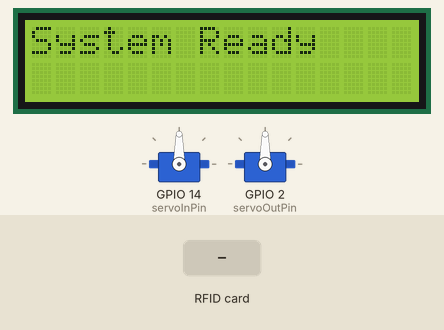
Bench run of a sketch on a simulated ESP32. Parts: 16×2 character LCD, 2 × servo. Wiring (inferred from the names in the program): 2 × IR receiver: data GPIO 15 / data GPIO 16. The test bench sets the inputs (shaded band). WiFi joins after 1.5 s; servers stay silent unless stated; uploads are accepted with an empty reply; what the sketch prints to the serial monitor is not drawn.

Above: at 3.3 s.
3.4 s: RFID card 5E 7A 19 C4 held to the reader
At 4.1 s:
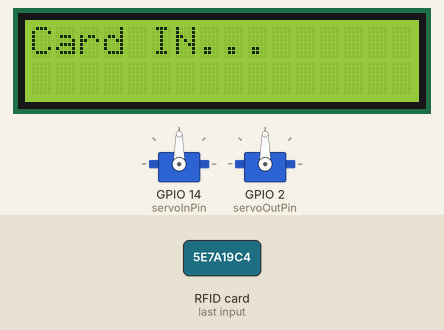
Timing chart, 0 to 6.4 s (numbered marks = the images above; inputs shaded):
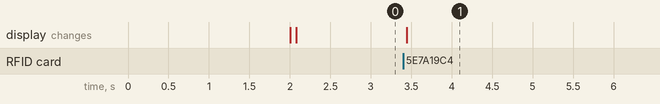

Measured:
- after the input at 3.4 s, the display: changes at once (image 1)

The sketch:

smart_parking.ino
```cpp
#include <WiFi.h>
#include <HTTPClient.h>
#include <SocketIoClient.h>
#include <SPI.h>
#include <MFRC522.h>
#include <ESP32Servo.h>
#include <Wire.h>
#include <LiquidCrystal_I2C.h>

const char* ssid = "wifiname";
const char* password = "passwordname";

const char* carServerUrl = "http://172.20.10.3:3000/api/cars/rfid";          // API RFID
const char* slotStatusServerUrl = "http://172.20.10.3:3000/api/parking-slot/slotStatus"; // API Slot
SocketIoClient socket;

// LCD
LiquidCrystal_I2C lcd(0x27, 16, 2);

// RFID
#define SS_PIN_IN 4
#define RST_PIN_IN 22
#define SS_PIN_OUT 5
#define RST_PIN_OUT 21
MFRC522 rfidIn(SS_PIN_IN, RST_PIN_IN);
MFRC522 rfidOut(SS_PIN_OUT, RST_PIN_OUT);

// IR sensor
#define IR_SENSOR_PIN_1 15
#define IR_SENSOR_PIN_2 16

// Servo
Servo servoIn;
Servo servoOut;
int servoInPin = 14;
int servoOutPin = 2;

// Lấy ID thẻ
String getCardID(MFRC522 rfid) {
  String cardID = "";
  for (byte i = 0; i < rfid.uid.size; i++) {
    cardID += String(rfid.uid.uidByte[i], HEX);
  }
  cardID.toUpperCase();
  return cardID;
}

// Gửi log RFID sang Node
void sendLog(String cardID, bool gate_in_status, bool gate_out_status) {
  if (WiFi.status() == WL_CONNECTED) {
    HTTPClient http;
    http.begin(carServerUrl);
    http.addHeader("Content-Type", "application/json");

    String payload = "{\"ma_the\": \"" + cardID + "\","
                     "\"trang_thai_cong_vao\": " + String(gate_in_status ? "true" : "false") + ","
                     "\"trang_thai_cong_ra\": " + String(gate_out_status ? "true" : "false") + "}";

    int httpResponseCode = http.POST(payload);
    Serial.print("HTTP Response code (sendLog): ");
    Serial.println(httpResponseCode);
    http.end();
  }
}

// Gửi trạng thái slot sang Node
void sendSlotStatus(bool sensor1, bool sensor2) {
  if (WiFi.status() == WL_CONNECTED) {
    HTTPClient http;
    http.begin(slotStatusServerUrl);
    http.addHeader("Content-Type", "application/json");

    String payload = "{\"trang_thai_khu_1\": " + String(sensor1 ? "true" : "false") + ","
                     "\"trang_thai_khu_2\": " + String(sensor2 ? "true" : "false") + "}";

    int httpResponseCode = http.POST(payload);
    Serial.print("HTTP Response code (sendSlotStatus): ");
    Serial.println(httpResponseCode);
    http.end();
  }
}

// Nhận event servo từ Node
void handleServoEvent(const char* payload, size_t length) {
  Serial.printf("Servo Event: %s\n", payload);
  String data = String(payload);

  if (data.indexOf("\"gate\":\"in\"") >= 0 && data.indexOf("\"action\":\"open\"") >= 0) {
    lcd.clear();
    lcd.print("Gate IN OPEN");
    servoIn.write(0);
    delay(3000);
    servoIn.write(90);
    lcd.clear();
    lcd.print("Gate IN CLOSE");
  }
  if (data.indexOf("\"gate\":\"out\"") >= 0 && data.indexOf("\"action\":\"open\"") >= 0) {
    lcd.clear();
    lcd.print("Gate OUT OPEN");
    servoOut.write(0);
    delay(3000);
    servoOut.write(90);
    lcd.clear();
    lcd.print("Gate OUT CLOSE");
  }
}

void setup() {
  Serial.begin(115200);

  // Kết nối WiFi
  WiFi.begin(ssid, password);
  while (WiFi.status() != WL_CONNECTED) {
    delay(1000);
    Serial.println("Connecting to WiFi...");
  }
  Serial.println("Connected to WiFi");

  // LCD
  Wire.begin(25, 26);
  lcd.begin(16, 2);
  lcd.backlight();
  lcd.print("System Ready");

  // RFID
  SPI.begin();
  rfidIn.PCD_Init();
  rfidOut.PCD_Init();

  // Servo
  servoIn.attach(servoInPin);
  servoOut.attach(servoOutPin);
  servoIn.write(90);
  servoOut.write(90);

  // IR Sensor
  pinMode(IR_SENSOR_PIN_1, INPUT);
  pinMode(IR_SENSOR_PIN_2, INPUT);

  // Socket.IO
  socket.begin("172.20.10.3", 3000, "/socket.io/?EIO=4");
  socket.on("servo_event", handleServoEvent);

  Serial.println("Socket.IO client connected!");
}

void loop() {
  socket.loop();

  if (rfidIn.PICC_IsNewCardPresent() && rfidIn.PICC_ReadCardSerial()) {
    String cardIDIn = getCardID(rfidIn);
    Serial.print("Card IN: ");
    Serial.println(cardIDIn);
    lcd.clear();
    lcd.print("Card IN...");
    sendLog(cardIDIn, true, false);
    rfidIn.PICC_HaltA();
    delay(1000);
  }

  if (rfidOut.PICC_IsNewCardPresent() && rfidOut.PICC_ReadCardSerial()) {
    String cardIDOut = getCardID(rfidOut);
    Serial.print("Card OUT: ");
    Serial.println(cardIDOut);
    lcd.clear();
    lcd.print("Card OUT...");
    sendLog(cardIDOut, false, true);
    rfidOut.PICC_HaltA();
    delay(1000);
  }

  static bool lastSensor1 = false;
  static bool lastSensor2 = false;
  bool sensor1 = digitalRead(IR_SENSOR_PIN_1) == LOW;
  bool sensor2 = digitalRead(IR_SENSOR_PIN_2) == LOW;

  if (sensor1 != lastSensor1 || sensor2 != lastSensor2) {
    sendSlotStatus(sensor1, sensor2);
    lastSensor1 = sensor1;
    lastSensor2 = sensor2;
  }

  delay(200);
}
```
